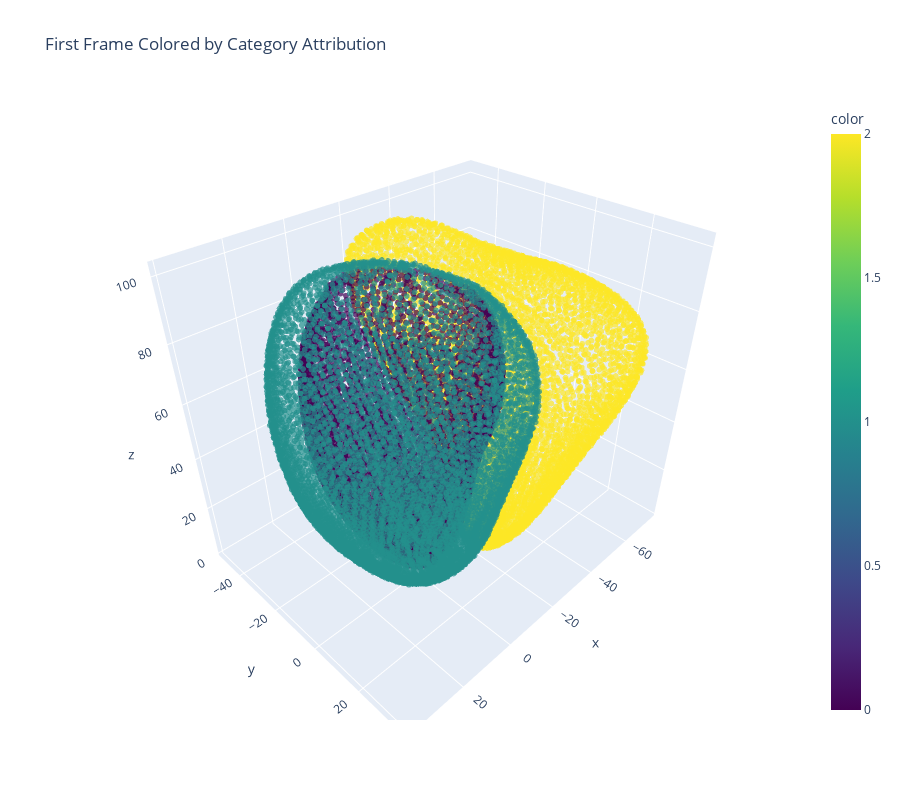

Source (notebook cell):
### Code cell
plot_single_frame(frame_id = 0, data = healthy_m)

### Figure 1 — Plotly figure (JSON) as saved in the notebook; plotly's stock layout.template omitted (floating-point values rounded to 4 significant figures; data arrays with more than 128 entries replaced by an {"elided": "..."} marker saying what was removed)
{"data": [{"hovertemplate": "x=%{x}<br>y=%{y}<br>z=%{z}<br>color=%{marker.color}<extra></extra>", "legendgroup": "", "marker": {"color": {"elided": "18000 int values"}, "coloraxis": "coloraxis", "opacity": 0.7, "size": 2, "symbol": "circle"}, "mode": "markers", "name": "", "scene": "scene", "showlegend": false, "type": "scatter3d", "x": {"elided": "18000 float values"}, "y": {"elided": "18000 float values"}, "z": {"elided": "18000 float values"}}], "layout": {"coloraxis": {"colorbar": {"title": {"text": "color"}}, "colorscale": [[0, "#440154"], [0.1111, "#482878"], [0.2222, "#3e4989"], [0.3333, "#31688e"], [0.4444, "#26828e"], [0.5556, "#1f9e89"], [0.6667, "#35b779"], [0.7778, "#6ece58"], [0.8889, "#b5de2b"], [1, "#fde725"]]}, "height": 800, "legend": {"tracegroupgap": 0}, "scene": {"aspectmode": "data", "domain": {"x": [0, 1], "y": [0, 1]}, "xaxis": {"title": {"text": "x"}}, "yaxis": {"title": {"text": "y"}}, "zaxis": {"title": {"text": "z"}}}, "title": {"text": "First Frame Colored by Category Attribution"}, "width": 900}}
